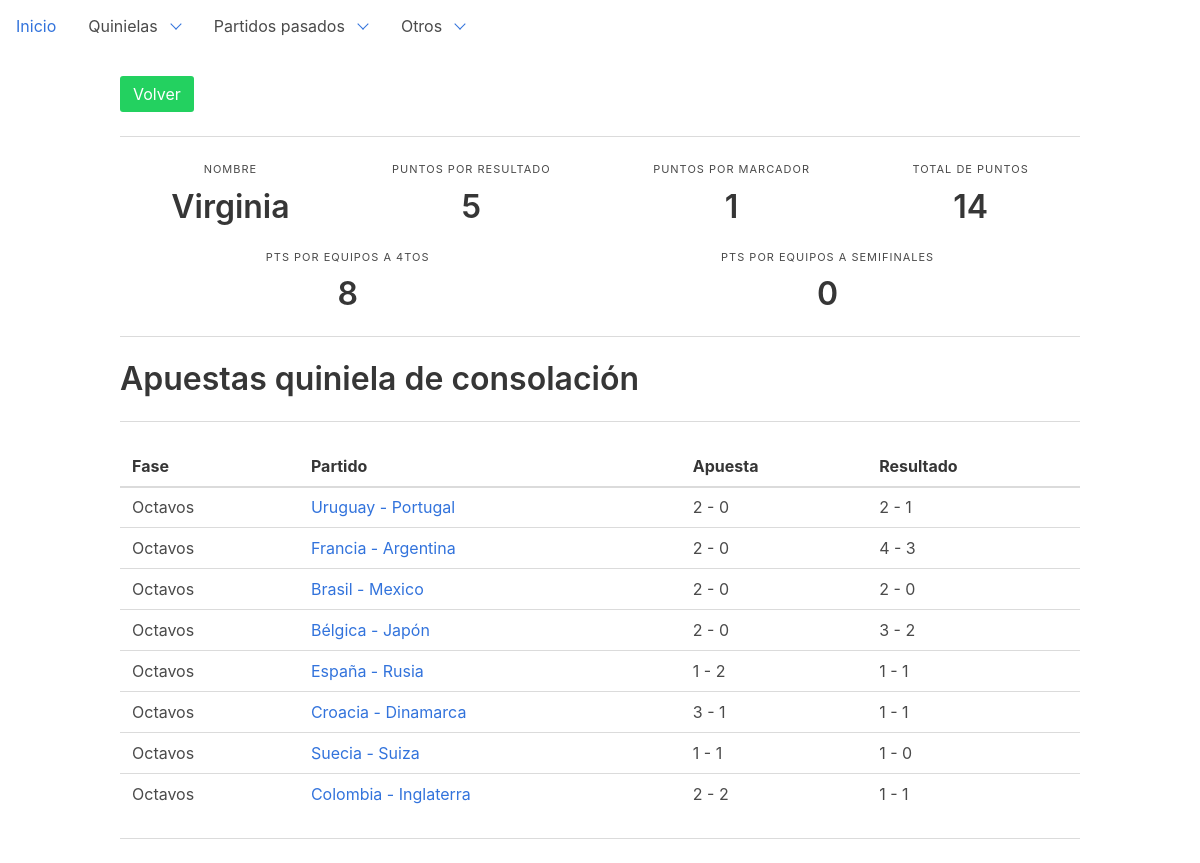
Before: /dashboard/gamblers/6-2 with the older database file.
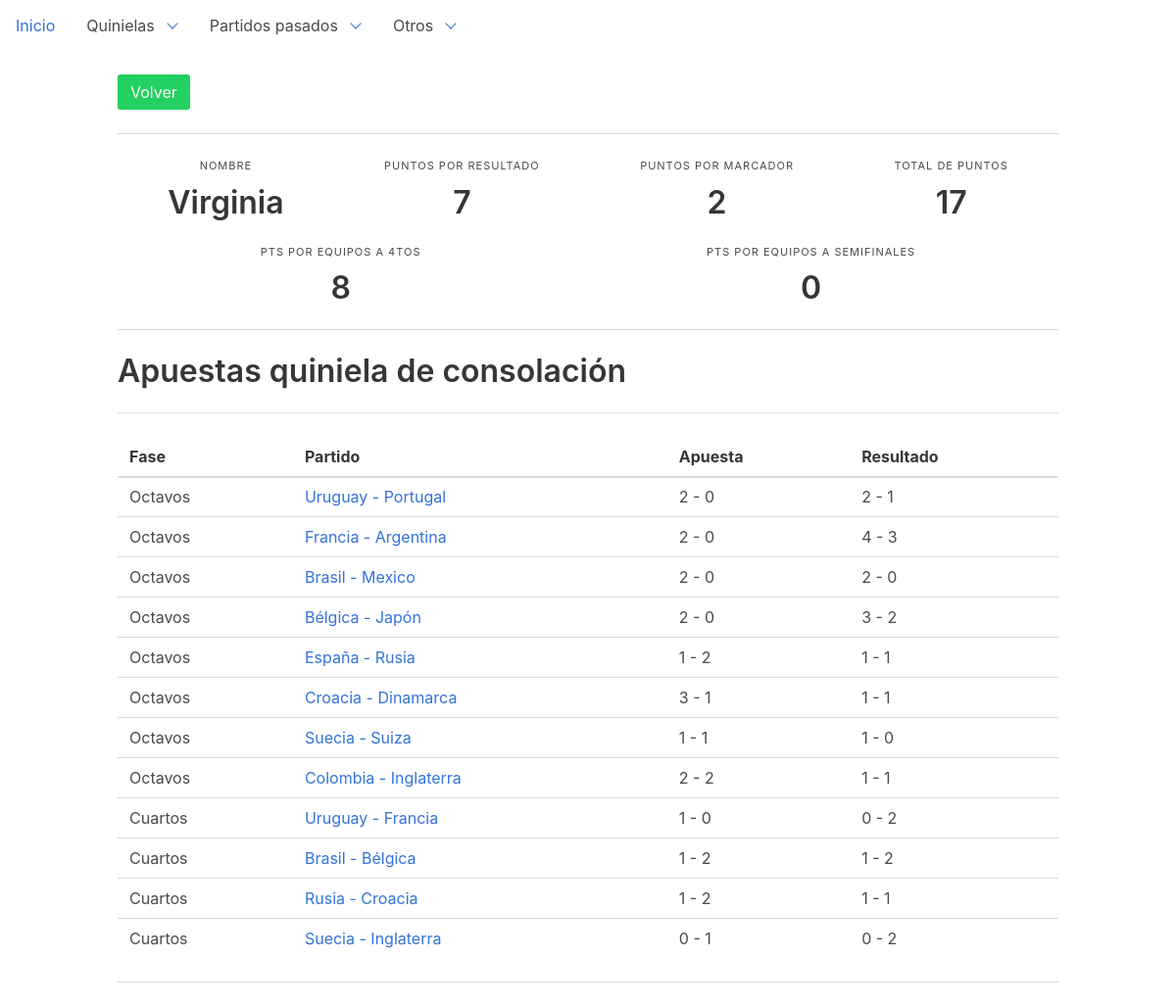
After: the same page with the newer database file.
### dashboard/models.py (models this page shows, shortened)
class Gambler(models.Model):
    name = models.CharField(max_length=48)
    points_result = models.IntegerField(default=0)
    points_score = models.IntegerField(default=0)
    points_result2 = models.IntegerField(default=0)
    points_score2 = models.IntegerField(default=0)
    points_8vo = models.IntegerField(default=0)
    points_4vo = models.IntegerField(default=0)
    points_semi = models.IntegerField(default=0)
    points_3er = models.IntegerField(default=0)
    points_final = models.IntegerField(default=0)
    points_4vo2 = models.IntegerField(default=0)
    points_semi2 = models.IntegerField(default=0)
    points_3er2 = models.IntegerField(default=0)
    points_final2 = models.IntegerField(default=0)

class Bet(models.Model):
    source = models.ForeignKey('Gambler', on_delete=models.DO_NOTHING, verbose_name='Fuente')
    match = models.ForeignKey('Match', on_delete=models.DO_NOTHING, verbose_name='Partido de referencia')
    team1 = models.ForeignKey('Team', on_delete=models.DO_NOTHING, related_name='bteam1', default="2",
                              verbose_name='Equipo 1')
    team2 = models.ForeignKey('Team', on_delete=models.DO_NOTHING, related_name='bteam2', default="2",
                              verbose_name='Equipo 2')
    goals_team1 = models.IntegerField(default=0, verbose_name='Goles equipo 1')
    goals_team2 = models.IntegerField(default=0, verbose_name='Goles equipo 2')
    type = models.CharField(default="Original", max_length=32, null=True)
    checked = models.BooleanField(default=False)
    class Meta:
        ordering = ["source"]
        unique_together = (("source", "match", "type"),)

class Match(models.Model):
    STAGE_CHOICES = (
        ('1', 'Primera fase'),
        ('2', 'Octavos'),
        ('3', 'Cuartos'),
        ('4', 'Semifinales'),
        ('5', 'Tercer lugar'),
        ('6', 'Finales'),
    )
    team1 = models.ForeignKey('Team', on_delete=models.DO_NOTHING, related_name='team1')
    team2 = models.ForeignKey('Team', on_delete=models.DO_NOTHING, related_name='team2')
    game_date = models.DateTimeField(null=True)
    stage = models.CharField(choices=STAGE_CHOICES, max_length=1, default='1')

class Team(models.Model):
    GROUP_CHOICES = (
        ('A', 'Grupo A'),
        ('B', 'Grupo B'),
        ('C', 'Grupo C'),
        ('D', 'Grupo D'),
        ('E', 'Grupo E'),
        ('F', 'Grupo F'),
        ('G', 'Grupo G'),
        ('H', 'Grupo H'),
    )
    group = models.CharField(choices=GROUP_CHOICES, max_length=1, null=True, default='A')
    name = models.CharField(max_length=32)
    code = models.CharField(max_length=32)
    cups = models.IntegerField(default=0)
    finals = models.IntegerField(default=0)
    semifinals = models.IntegerField(default=0)
    class Meta:
        ordering = ["name"]
    def __str__(self):
        return self.name

### dashboard/views.py (the view)
# urls.py: url(r'^gamblers/(?P<pk>\d+)-2$', views.SecondGamblerDetailView.as_view(), name='second-gambler-detail'),
class SecondGamblerDetailView(DetailView):
    model = Gambler
    template_name = "dashboard/second_gambler_detail.html"

### dashboard/templatetags/custom_tags.py (called while the page is built)
@register.filter()
def total_points2(value, arg):
    gambler = Gambler.objects.get(name=arg)
    points = gambler.points_semi2 + gambler.points_score2 + gambler.points_final2 + gambler.points_4vo2 + gambler.points_3er2 + gambler.points_result2
    return str(points)

@register.filter()
def result2(value, arg):
    try:
        bet = Bet.objects.get(match=arg, source__name="Oficial")
    except Bet.DoesNotExist:
        return 'Sin jugar'
    return str(bet.goals_team1) + " - " + str(bet.goals_team2)

### templates/dashboard/second_gambler_detail.html (shortened to what this page needs)
{% extends 'base.html' %}
{% load custom_tags %}
{% block content %}
    <a class="button is-success" href="{% url 'second-gambler-list' %}">Volver</a>
    <hr>
    <div class="level">
        <div class="level-item has-text-centered">
            <div>
                <p class="heading">Nombre</p>
                <p class="title">{{ gambler.name }}</p>
            </div>
        </div>
        <div class="level-item has-text-centered">
            <div>
                <p class="heading">Puntos por resultado</p>
                <p class="title">{{ gambler.points_result2 }}</p>
            </div>
        </div>
        <div class="level-item has-text-centered">
            <div>
                <p class="heading">Puntos por marcador</p>
                <p class="title">{{ gambler.points_score2 }}</p>
            </div>
        </div>
        <div class="level-item has-text-centered">
            <div>
                <p class="heading">Total de puntos</p>
                <p class="title"> {{ value|total_points2:gambler.name }}</p>
            </div>
        </div>
    </div>
    <div class="level">
        <div class="level-item has-text-centered">
            <div>
                <p class="heading">Pts por equipos a 4tos</p>
                <p class="title">{{ gambler.points_4vo2 }}</p>
            </div>
        </div>
        <div class="level-item has-text-centered">
            <div>
                <p class="heading">Pts por equipos a semifinales</p>
                <p class="title">{{ gambler.points_semi2 }}</p>
            </div>
        </div>
    </div>
    <hr>
    <div class="level">
        <div>
            <p class="title">
                Apuestas quiniela de consolación
            </p>
        </div>
        <br/>
    </div>
    <hr>
    <div class="level">
        <table class="sortable">
            <thead>
            <tr>
                <th>Fase</th>
                <th>Partido</th>
                <th>Apuesta</th>
                <th>Resultado</th>
            </tr>
            </thead>
            <tbody>
            {% for bet in gambler.bet_set.all %}
                <tr>
                    {% if bet.type != "Original" %}
                        <td>{{ bet.match.get_stage_display }}</td>
                        <td><a href="{% url 'second-bet-detail' bet.pk %}">{{ bet.team1 }} - {{ bet.team2 }}</a></td>
                        <td>{{ bet.goals_team1 }} - {{ bet.goals_team2 }}</td>
                        <td>{{ total|result2:bet.match }}</td>
                    {% endif %}
                </tr>
            {% endfor %}
            </tbody>
        </table>
    </div>
    <hr>
{% endblock %}

### templates/base.html (shortened to what this page needs)
{% load static %}
<!DOCTYPE HTML PUBLIC "-//W3C//DTD HTML 4.01//EN">
<html lang="en">
<head>
    <link rel="stylesheet" href="{% static "css/bulma.min.css" %}">
</head>
<body>
{% include 'includes/nav.html' %}
<div class="container">
    <div class="content">
        <br>
        {% block content %}
        {% endblock %}
    </div>
</div>
</body>
</html>

### templates/includes/nav.html (shortened to what this page needs)
<nav class="navbar is-transparent">
    <div id="navbar-menu" class="navbar-menu">
        <div class="navbar-start">
            <a class="navbar-item" href="{% url 'index' %}">
                Inicio
            </a>
            <div class="navbar-item has-dropdown is-hoverable">
                <a class="navbar-link" href="#">
                    Quinielas
                </a>
            </div>
            <div class="navbar-item has-dropdown is-hoverable">
                <a class="navbar-link" href="#">
                    Partidos pasados
                </a>
            </div>
            <div class="navbar-item has-dropdown is-hoverable">
                <a class="navbar-link" href="#">
                    Otros
                </a>
            </div>
        </div>
    </div>
</nav>

Changed rows visible on the page:
changed Gambler "Virginia": points_result2 "5" → "7"; points_score2 "1" → "2"; name+points_semi2+points_score2 "14" → "17"
added Bet: match.stage "Cuartos", team1 "Uruguay", team2 "Francia", goals_team1 "1", goals_team2 "0", match.goals_team2 "0 - 2"
added Bet: match.stage "Cuartos", team1 "Brasil", team2 "Bélgica", goals_team1 "1", goals_team2 "2", match.goals_team2 "1 - 2"
added Bet: match.stage "Cuartos", team1 "Rusia", team2 "Croacia", goals_team1 "1", goals_team2 "2", match.goals_team2 "1 - 1"
added Bet: match.stage "Cuartos", team1 "Suecia", team2 "Inglaterra", goals_team1 "0", goals_team2 "1", match.goals_team2 "0 - 2"
